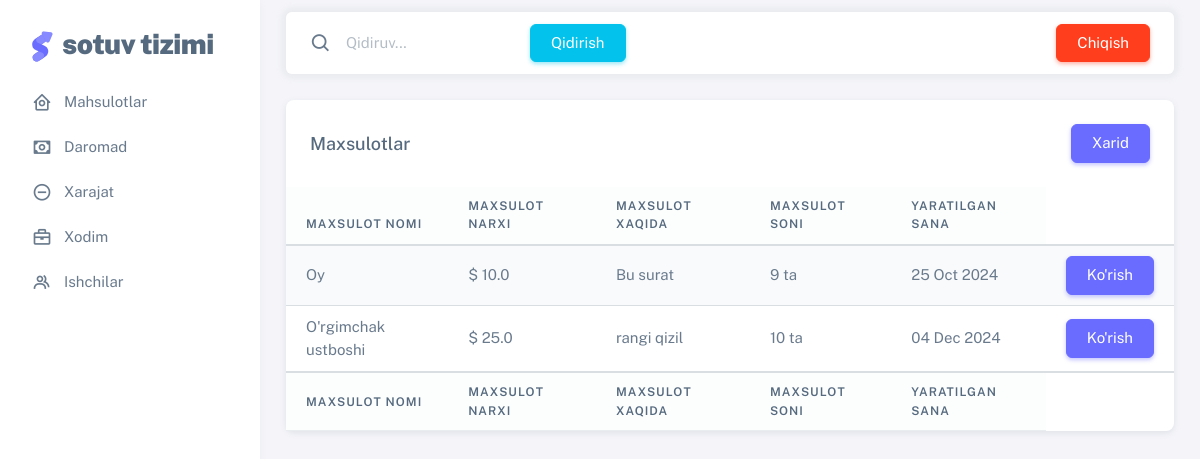
The app's page / (signed in) with its own data.
### home/models.py (models this page shows, shortened)
class Product(models.Model):
    name = models.CharField(max_length=255, verbose_name="Mahsulot nomi")
    price = models.FloatField(verbose_name="Mahsulot narxi")
    date = models.DateTimeField(verbose_name="Qo'shilgan sana", auto_now_add=True)
    description = models.TextField(verbose_name="Mahsulot tavsifi")
    quantity = models.IntegerField(verbose_name="Mahsulot miqdori")
    image = models.ImageField(upload_to='products/', verbose_name="Mahsulot rasmi")
    class Meta:
        db_table = "product"

### home/views.py (the view)
# urls.py: path("", include("home.urls"))
@login_required(login_url="login")
def home(request):
    dbProduct = Product.objects.all()  # Barcha mahsulotlarni olish
    context = {
        "Products": dbProduct
    }
    try:
        q = request.GET.get("search_q")
        if q != '':
            q_maxsulotlar = Product.objects.filter(name__icontains = q)
            context["Products"] = q_maxsulotlar
    except:
        pass
    return render(request, 'index.html', context)

### templates/index.html (shortened to what this page needs)
{% extends "base.html" %}
{% load static %}
{% block content %}
<div class="div-container">
  <div class="card mb-4">
    <div class="card-header d-flex align-items-center justify-content-between">
      <h5 class="mb-0">Maxsulotlar</h5>
      <a href="{% url 'qoshish_product' %}" class="btn btn-primary">Xarid</a>
    </div>
    <div class="table-responsive">
      <table class="table table-striped table-hover">
        <thead class="table-light">
          <tr>
            <th>Maxsulot nomi</th>
            <th>Maxsulot narxi</th>
            <th>Maxsulot xaqida</th>
            <th>Maxsulot soni</th>
            <th>Yaratilgan sana</th>
          </tr>
        </thead>
        <tbody>
          {% for product in Products %}
          <tr>
            <td>{{ product.name }}</td>
            <td>$ {{ product.price }}</td>
            <td>{{ product.description }}</td>
            <td>{{ product.quantity }} ta</td>
            <td>{{ product.date|date:"d M Y" }}</td>
            <td>
              <a href="{% url 'korish_product' product.pk %}" class="btn btn-primary">
                 Ko'rish
              </a>
            </td>
          </tr>
          {% endfor %}
        </tbody>
        <tfoot class="table-light">
          <tr>
            <th>Maxsulot nomi</th>
            <th>Maxsulot narxi</th>
            <th>Maxsulot xaqida</th>
            <th>Maxsulot soni</th>
            <th>Yaratilgan sana</th>
          </tr>
        </tfoot>
      </table>
    </div>
  </div>
</div>
{% endblock content %}

### records on screen
Product: name "Oy", price "10.0", description "Bu surat", quantity "9", date "25 Oct 2024"
Product: name "O'rgimchak ustboshi", price "25.0", description "rangi qizil", quantity "10", date "04 Dec 2024"
